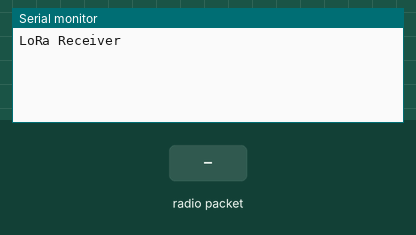
Simulated run of this sketch. Board: Arduino Uno, built with avr-gcc and run on an emulated ATmega328P. Parts: the last lines printed to the serial monitor. Inputs (shaded band) come from the test bench. No radio packets arrive unless stated.

Above: at 1.2 s.
1.3 s: radio packet "1" arrives
At 2.1 s:
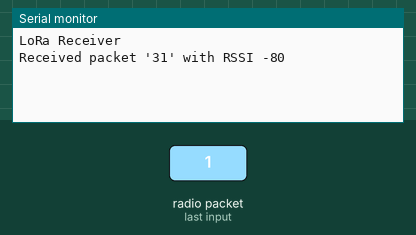
2.8 s: radio packet "0" arrives
At 3.2 s:
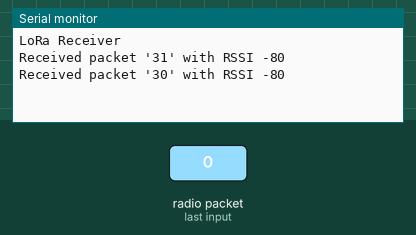
4.3 s: radio packet "2" arrives
At 5.6 s:
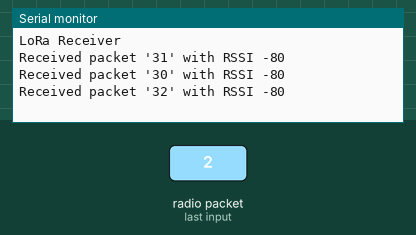

The sketch:

LoRa_rx_v2.ino
```cpp
#include <SPI.h>
#include <LoRa.h>

void setup() {
  Serial.begin(9600);
  while (!Serial);

  Serial.println("LoRa Receiver");

  if (!LoRa.begin(433.067E6)) {
    Serial.println("Starting LoRa failed!");
    while (1);
  }

  LoRa.setSignalBandwidth(31.25E3);
  LoRa.setSpreadingFactor(10);
  LoRa.setCodingRate4(5);

}

void loop() {
  // try to parse packet
  int packetSize = LoRa.parsePacket();
  if (packetSize) {
    // received a packet
    Serial.print("Received packet '");

    // read packet
    while (LoRa.available()) {
      Serial.print((uint8_t) LoRa.read(), HEX);
    }

    // print RSSI of packet
    Serial.print("' with RSSI ");
    Serial.println(LoRa.packetRssi());
  }
}
```

Measured:
- after the input at 1.3 s, the serial monitor: prints a new line at once (image 1)
- after the input at 2.8 s, the serial monitor: prints a new line at once (image 2)
- after the input at 4.3 s, the serial monitor: prints a new line at once (image 3)
